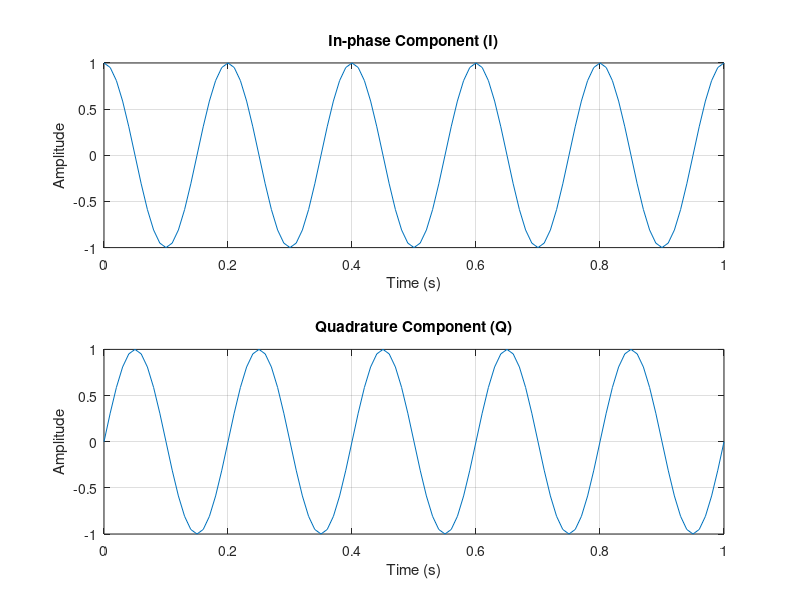

Reproduce this figure in MATLAB.
% 生成示例 IQ 数据
t = 0:0.01:1; % 时间向量
f = 5; % 信号频率
I = cos(2 * pi * f * t); % 同相分量
Q = sin(2 * pi * f * t); % 正交分量
IQ = I + 1i * Q; % Complex form of IQ data


% 显示 IQ 数据
disp('IQ Data:');
disp(IQ);

% 绘制 IQ 数据
figure;
subplot(2, 1, 1);
plot(t, real(IQ));
title('In-phase Component (I)');
xlabel('Time (s)');
ylabel('Amplitude');
grid on;
subplot(2, 1, 2);
plot(t, imag(IQ));
title('Quadrature Component (Q)');
xlabel('Time (s)');
ylabel('Amplitude');
grid on;
ylabel('Amplitude');